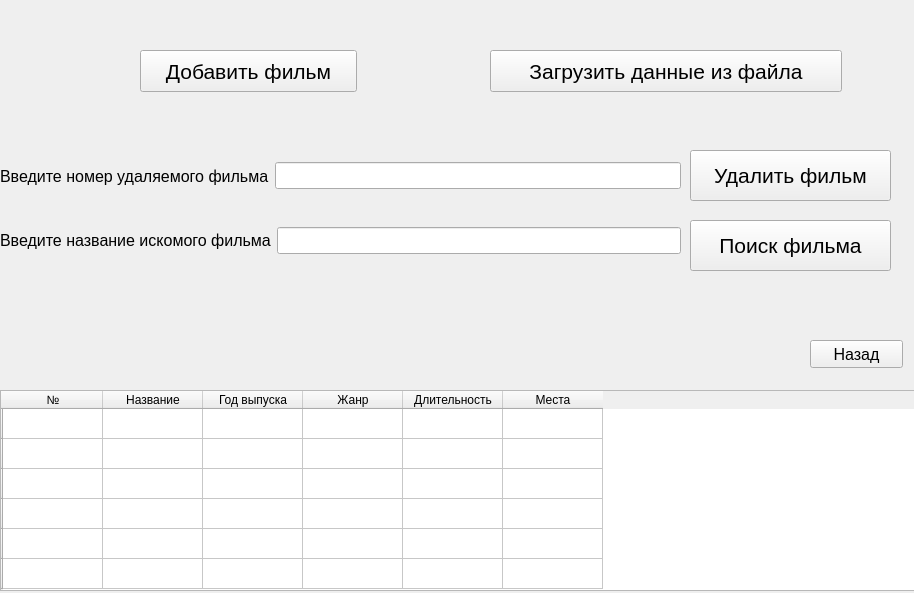
<?xml version="1.0" encoding="UTF-8"?>
<ui version="4.0">
 <class>kino</class>
 <widget class="QWidget" name="kino">
  <property name="enabled">
   <bool>true</bool>
  </property>
  <property name="geometry">
   <rect>
    <x>0</x>
    <y>0</y>
    <width>914</width>
    <height>593</height>
   </rect>
  </property>
  <property name="windowTitle">
   <string>Form</string>
  </property>
  <widget class="QPushButton" name="del">
   <property name="geometry">
    <rect>
     <x>690</x>
     <y>150</y>
     <width>201</width>
     <height>51</height>
    </rect>
   </property>
   <property name="font">
    <font>
     <pointsize>16</pointsize>
    </font>
   </property>
   <property name="text">
    <string>Удалить фильм</string>
   </property>
  </widget>
  <widget class="QWidget" name="layoutWidget">
   <property name="geometry">
    <rect>
     <x>0</x>
     <y>220</y>
     <width>681</width>
     <height>41</height>
    </rect>
   </property>
   <layout class="QHBoxLayout" name="horizontalLayout_2">
    <item>
     <widget class="QLabel" name="label_2">
      <property name="font">
       <font>
        <pointsize>12</pointsize>
       </font>
      </property>
      <property name="text">
       <string>Введите название искомого фильма</string>
      </property>
     </widget>
    </item>
    <item>
     <widget class="QLineEdit" name="find_input">
      <property name="font">
       <font>
        <pointsize>12</pointsize>
       </font>
      </property>
     </widget>
    </item>
   </layout>
  </widget>
  <widget class="QPushButton" name="back">
   <property name="geometry">
    <rect>
     <x>810</x>
     <y>340</y>
     <width>93</width>
     <height>28</height>
    </rect>
   </property>
   <property name="font">
    <font>
     <pointsize>12</pointsize>
    </font>
   </property>
   <property name="text">
    <string>Назад</string>
   </property>
  </widget>
  <widget class="QPushButton" name="find">
   <property name="geometry">
    <rect>
     <x>690</x>
     <y>220</y>
     <width>201</width>
     <height>51</height>
    </rect>
   </property>
   <property name="font">
    <font>
     <pointsize>16</pointsize>
    </font>
   </property>
   <property name="text">
    <string>Поиск фильма</string>
   </property>
  </widget>
  <widget class="QPushButton" name="addd">
   <property name="geometry">
    <rect>
     <x>140</x>
     <y>50</y>
     <width>217</width>
     <height>42</height>
    </rect>
   </property>
   <property name="font">
    <font>
     <pointsize>16</pointsize>
    </font>
   </property>
   <property name="text">
    <string>Добавить фильм</string>
   </property>
  </widget>
  <widget class="QWidget" name="layoutWidget_2">
   <property name="geometry">
    <rect>
     <x>0</x>
     <y>160</y>
     <width>681</width>
     <height>32</height>
    </rect>
   </property>
   <layout class="QHBoxLayout" name="horizontalLayout">
    <item>
     <widget class="QLabel" name="label">
      <property name="font">
       <font>
        <pointsize>12</pointsize>
       </font>
      </property>
      <property name="text">
       <string>Введите номер удаляемого фильма</string>
      </property>
     </widget>
    </item>
    <item>
     <widget class="QLineEdit" name="delete_input">
      <property name="font">
       <font>
        <pointsize>12</pointsize>
       </font>
      </property>
     </widget>
    </item>
   </layout>
  </widget>
  <widget class="QTableWidget" name="tableWidget">
   <property name="geometry">
    <rect>
     <x>0</x>
     <y>390</y>
     <width>921</width>
     <height>201</height>
    </rect>
   </property>
   <property name="font">
    <font>
     <pointsize>9</pointsize>
    </font>
   </property>
   <row>
    <property name="text">
     <string/>
    </property>
   </row>
   <row>
    <property name="text">
     <string/>
    </property>
   </row>
   <row>
    <property name="text">
     <string/>
    </property>
   </row>
   <row>
    <property name="text">
     <string/>
    </property>
   </row>
   <row>
    <property name="text">
     <string/>
    </property>
   </row>
   <row>
    <property name="text">
     <string/>
    </property>
   </row>
   <column>
    <property name="text">
     <string>№</string>
    </property>
   </column>
   <column>
    <property name="text">
     <string>Название</string>
    </property>
   </column>
   <column>
    <property name="text">
     <string>Год выпуска</string>
    </property>
   </column>
   <column>
    <property name="text">
     <string>Жанр</string>
    </property>
   </column>
   <column>
    <property name="text">
     <string>Длительность</string>
    </property>
   </column>
   <column>
    <property name="text">
     <string>Места</string>
    </property>
   </column>
  </widget>
  <widget class="QPushButton" name="file">
   <property name="geometry">
    <rect>
     <x>490</x>
     <y>50</y>
     <width>352</width>
     <height>42</height>
    </rect>
   </property>
   <property name="font">
    <font>
     <pointsize>16</pointsize>
    </font>
   </property>
   <property name="text">
    <string>Загрузить данные из файла</string>
   </property>
  </widget>
 </widget>
 <resources/>
 <connections/>
</ui>
